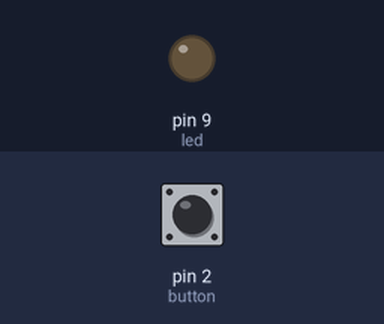
A sketch run on a simulated Arduino Uno, built with avr-gcc and run on an emulated ATmega328P. On the bench: output pins drawn as LEDs (lit = HIGH). The test bench sets the inputs (shaded band); at power-on: pin 2 (button) LOW.

Above: at 1.2 s.
1.3 s: pin 2 (button) pulled HIGH for 0.15 s
At 1.37 s:
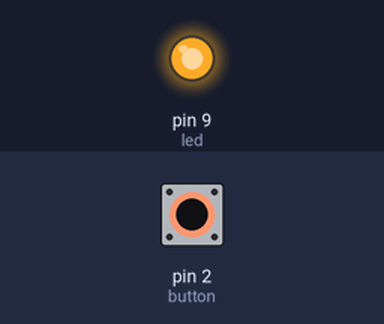
2.9 s: pin 2 (button) pulled HIGH for 3.2 s
At 7.3 s:
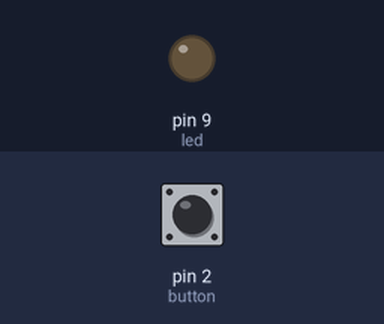
Timing chart, 0 to 8.8 s (numbered marks = the images above; inputs shaded):
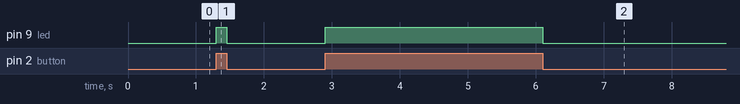

Measured:
- after the input at 1.3 s, pin 9 (led): LOW → HIGH at once, → LOW 0.15 s later
- after the input at 2.9 s, pin 9 (led): LOW → HIGH at once, → LOW 3.2 s later

The sketch:

Button_Control.ino
```cpp
//Arduino will check the state of button
// if the button is pressed, Arduino will turn on the LED

  int led = 9;   //At pin 9 we have attached an LED
  int button = 2; //At pin 2, we have attached a push button
void setup() {
  //setup code runs once
    pinMode(led,OUTPUT);//LED will provide output in the form of Light
                         //so we declared LED pin as an input
    pinMode(button,INPUT);  // button pin will take the input

}

void loop() {
  // put your main code here, to run repeatedly:
    if(digitalRead(button)==HIGH){  //digialRead is a builtin function
         digitalWrite(led,HIGH);    //used to read from an Arduino pin
      }
      else{
         digitalWrite(led,LOW);   //digitalWrite is a builtin function
        }                         //used to write a digital signal to an Arduino pin
}
```
